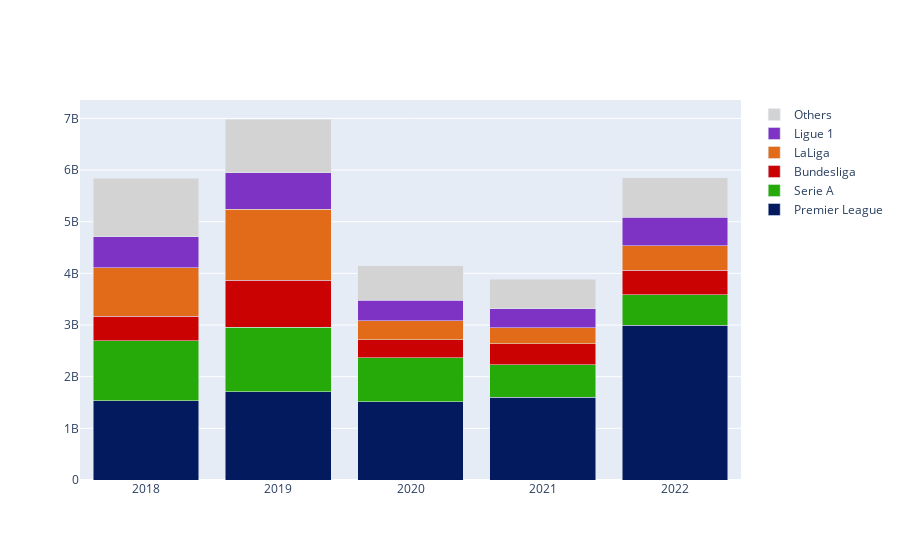

The code cell stored with this chart in its notebook:
### Markdown cell above
### Covid Effect

In order to get covid drawbacks on the european market we decided to investigate two aspects: the first one is quite intuitive and it consists in looking at the total expenditures for league during the years; the second, instead, regards the zero fee transfers. The pandemic had huge consequences in terms of revenues. The main one was probably the impossibility of earning from match tickets. Less resources imply the necessity to be 'creative' and to buy player at zero or with different formulas (i.e., loan).

### Code cell
league_year=df.groupby(['league_to', 'year'], as_index=False)['fee'].sum()
premier=league_year[league_year['league_to']=="Premier League"]
serieA=league_year[league_year['league_to']=="Serie A"]
bundesliga=league_year[league_year['league_to']=="Bundesliga"]
laliga=league_year[league_year['league_to']=="LaLiga"]
ligue1=league_year[league_year['league_to']=="Ligue 1"]
others=league_year[league_year['league_to']=="Others"]



fig_stacked_bar = go.Figure(data= [go.Bar(name='Premier League',x=premier["year"], y=premier["fee"], marker_color='#031b5e'),
                      go.Bar(name='Serie A',x=serieA["year"], y=serieA["fee"], marker_color='#25AA0A'),
                      go.Bar(name='Bundesliga',x=bundesliga["year"], y=bundesliga["fee"], marker_color='#ca0302'),
                      go.Bar(name='LaLiga',x=laliga["year"], y=laliga["fee"], marker_color='#E16B19'),
                      go.Bar(name='Ligue 1',x=ligue1["year"], y=ligue1["fee"], marker_color='#7e33c5'),
                      go.Bar(name='Others',x=others["year"], y=others["fee"], marker_color='lightgrey')])

fig_stacked_bar.update_layout(barmode='stack')

### Figure 1 — Plotly figure (JSON) as saved in the notebook; plotly's stock layout.template omitted (floating-point values rounded to 4 significant figures)
{"data": [{"marker": {"color": "#031b5e"}, "name": "Premier League", "type": "bar", "x": [2018, 2019, 2020, 2021, 2022], "y": [1530200000, 1712000000, 1511000000, 1598000000, 2996000000]}, {"marker": {"color": "#25AA0A"}, "name": "Serie A", "type": "bar", "x": [2018, 2019, 2020, 2021, 2022], "y": [1161192000, 1246837000, 856400000, 632200000, 589920000]}, {"marker": {"color": "#ca0302"}, "name": "Bundesliga", "type": "bar", "x": [2018, 2019, 2020, 2021, 2022], "y": [477570000, 906350000, 348450000, 412000000, 478500000]}, {"marker": {"color": "#E16B19"}, "name": "LaLiga", "type": "bar", "x": [2018, 2019, 2020, 2021, 2022], "y": [938500000, 1373430000, 365650000, 308000000, 466450000]}, {"marker": {"color": "#7e33c5"}, "name": "Ligue 1", "type": "bar", "x": [2018, 2019, 2020, 2021, 2022], "y": [599000000, 709800000, 393690000, 366220000, 559250000]}, {"marker": {"color": "lightgrey"}, "name": "Others", "type": "bar", "x": [2018, 2019, 2020, 2021, 2022], "y": [1133800000, 1039676000, 674180000, 571170000, 756836000]}], "layout": {"barmode": "stack"}}
